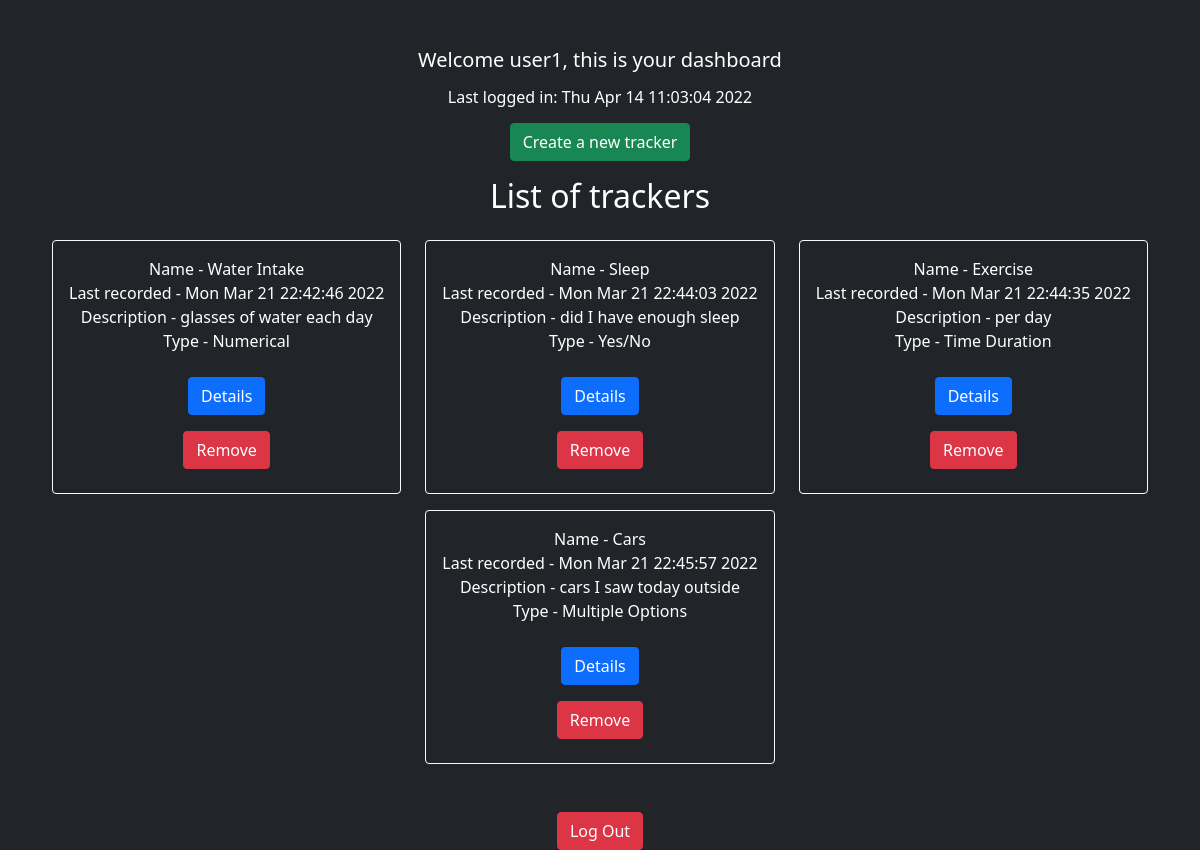
The app's page /dashboard/user1 (signed in), older data.
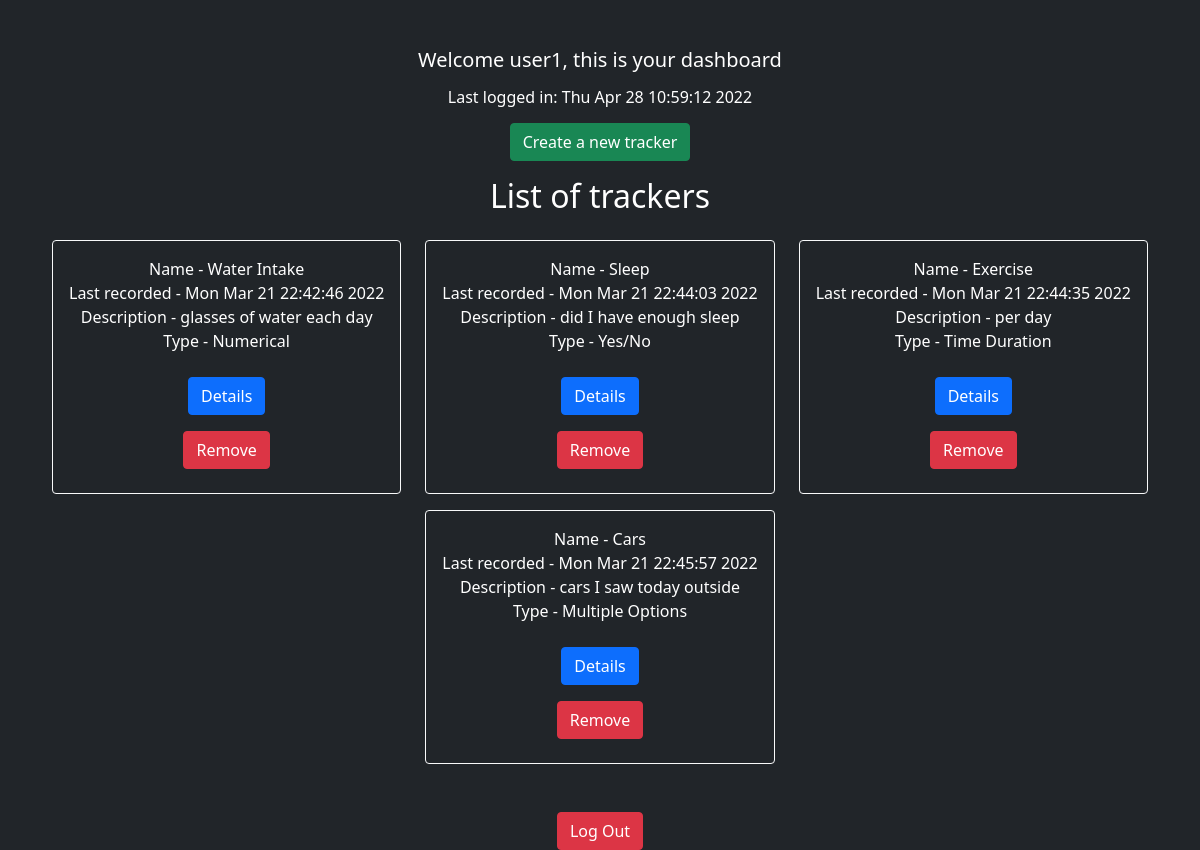
The same page, newer data.
### application/models.py (models this page shows, shortened)
class User(db.Model):
    user_id = db.Column(db.Integer, primary_key=True)
    user_name = db.Column(db.String(80), unique=True, nullable=False)
    password = db.Column(db.String(120), nullable=False)
    last_login_time = db.Column(db.String(100),nullable=False)
    trackers = db.relationship('Tracker', backref='user', lazy=True)

### application/dashboard.py (the view)
@app.route("/dashboard/<user_name>")
def dashboard(user_name):
    if "user_name" in session:
        current_user = User.query.filter_by(user_name=user_name).first()
        last_login_time = current_user.last_login_time
        user_id = current_user.user_id
        user_trackers = Tracker.query.filter_by(user_id=user_id).all()
        return render_template("dashboard.html",user_name=user_name,title="Dashboard",last_login_time=last_login_time,usertrackers=user_trackers)
    else:
        return redirect("/")

### templates/dashboard.html
{% extends 'layout.html' %} {% block body %}
<div class="row mt-5 justify-content-center">
    <div class="col-auto h5">
        Welcome {{user_name}}, this is your dashboard
    </div>
</div>
<div class="row mt-2 justify-content-center">
    <div class="col-auto h6">
        Last logged in: {{last_login_time}} <br>
    </div>
</div>
<div class="row mt-2 justify-content-center">
    <div class="col-auto">
        <a class="btn btn-success" href="/tracker/{{user_name}}">Create a new tracker</a>
    </div>
</div>
<div class="row mt-3 justify-content-center">
    <div class="col-auto">
        <h2 class="h2">List of trackers</h2>
    </div>
</div>
<div class="row justify-content-center">
    {% for tracker in usertrackers %}
    <div class="col-auto mr-3 mt-3 d-flex justify-content-center">
        <div class="row justify-content-center text-center">
            <div class="col-auto">
                <div class="p-3 border-light border rounded">
                    Name - {{tracker["tracker_name"]}} <br>
                    Last recorded - {{tracker["tracker_log_time"]}} <br>
                    Description - {{tracker["tracker_description"]}} <br>
                    {% if tracker["tracker_type"] == "numerical_tracker"%}Type - Numerical{% endif %}
                    {% if tracker["tracker_type"] == "boolean_tracker"%}Type - Yes/No{% endif %}
                    {% if tracker["tracker_type"] == "mo_tracker"%}Type - Multiple Options{% endif %}
                    {% if tracker["tracker_type"] == "time_tracker"%}Type - Time Duration{% endif %} <br>
                    <a class="btn btn-primary mt-4 mb-2" href='/trackerdetails/{{tracker["tracker_id"]}}'>Details</a>
                    <br>
                    <a class="btn btn-danger mt-2 mb-2" href='/deletetracker/{{tracker["tracker_id"]}}'>Remove</a> <br>
                </div>
            </div>
        </div>
    </div>
    {% endfor %}
</div>
<div class="row justify-content-center">
    <div class="col-auto">
        <a class="btn btn-danger mt-5" href="/logout//{{user_name}}">Log Out</a>
    </div>
</div>
{% endblock %}

Row changes from the older to the newer data that the page shows:
changed User "user1": last_login_time "Thu Apr 14 11:03:04 2022" → "Thu Apr 28 10:59:12 2022"
